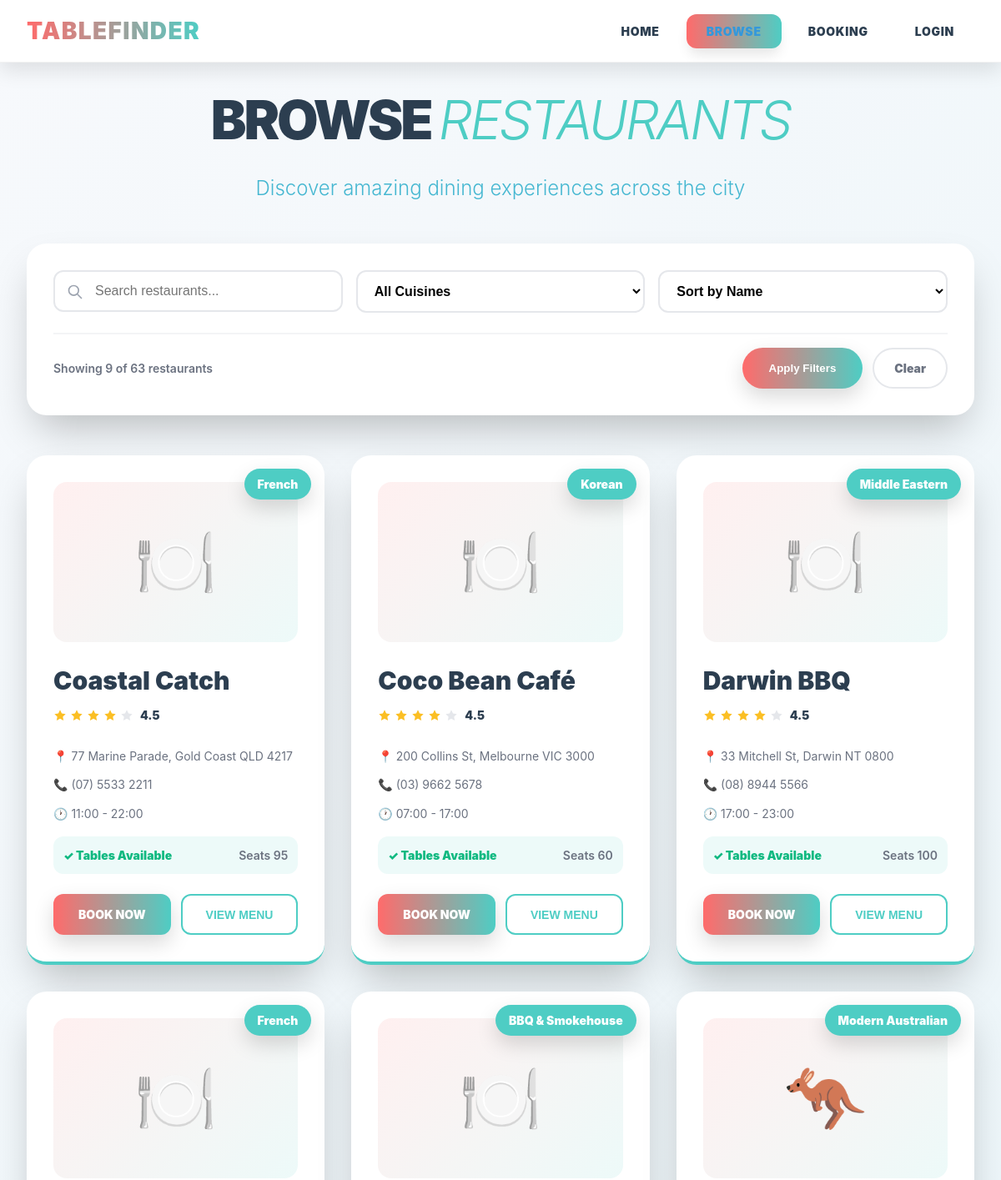
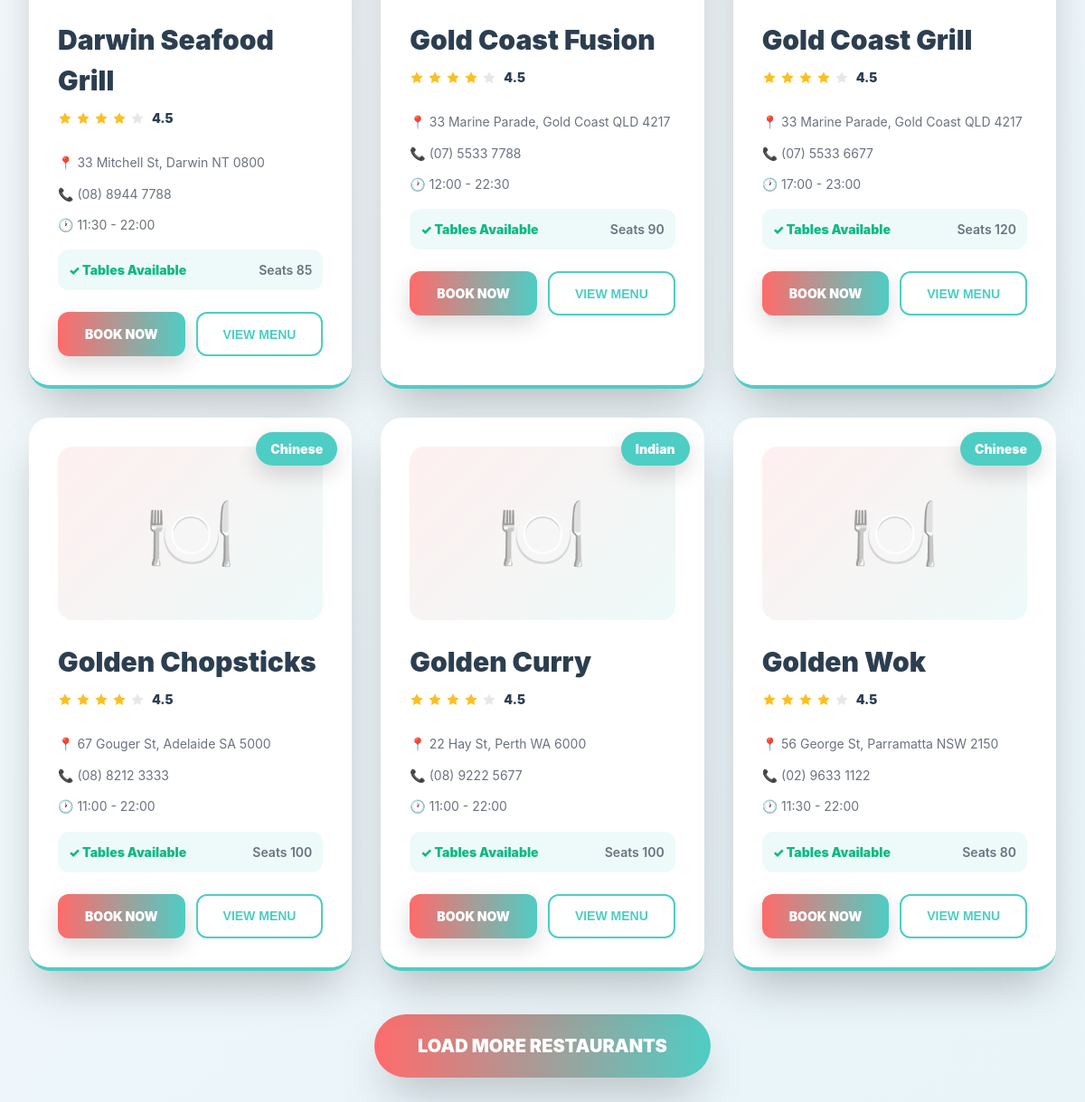
The app's page /browse?search=&category=&sort=name&page=2 with its own data (2 pictures, top to bottom).
### tables this page shows
CREATE TABLE Restaurant (Restaurant_Id INTEGER NOT NULL PRIMARY KEY,Restaurant_Name TEXT NOT NULL, Address TEXT NOT NULL,Phone_Number INTEGER NOT NULL,email TEXT NOT NULL,Website TEXT NOT NULL,Capacity INTEGER NOT NULL,Opening_Time TIME NOT NULL,Closing_Time TIME NOT NULL,Category_Id INTEGER NOT NULL,     FOREIGN KEY (Category_Id) REFERENCES Restaurant_Category(Category_Id));

CREATE TABLE Restaurant_Category (Category_Id INTEGER PRIMARY KEY,Category_Name TEXT NOT NULL,Category_Description TEXT);

### main.py (the view)
@app.route('/browse')
def browse():
    search = request.args.get('search', '')
    category = request.args.get('category', '')
    sort = request.args.get('sort', 'name')
    page = int(request.args.get('page', 1))
    per_page = 9
    all_restaurants = get_restaurants()
    filtered = []
    for restaurant in all_restaurants:
        matches = True
        if search and search.lower() not in restaurant['Restaurant_Name'].lower():
            matches = False
        if category and restaurant['Category_Name'] != category:
            matches = False
        if matches:
            filtered.append(restaurant)
    if sort == 'name':
        filtered.sort(key=lambda x: x['Restaurant_Name'])
    elif sort == 'capacity-high':
        filtered.sort(key=lambda x: x['Capacity'], reverse=True)
    elif sort == 'capacity-low':
        filtered.sort(key=lambda x: x['Capacity'])
    total = len(filtered)
    start = (page - 1) * per_page
    end = start + per_page
    restaurants = filtered[start:end]
    has_more = end < total
    categories = get_categories()
    return render_template('browse.html',
            restaurants=restaurants,
            categories=categories,
            search=search,
            category=category,
            sort=sort,
            page=page,
            has_more=has_more,
            total=total)

### database_manager.py (called while the page is built)
def get_db_connection():
    conn = sqlite3.connect(DATABASE)
    conn.row_factory = sqlite3.Row
    return conn

def get_restaurants():
    conn = get_db_connection()
    restaurants = conn.execute('''
        SELECT
            r.Restaurant_Id,
            r.Restaurant_Name,
            r.Address,
            r.Phone_Number,
            r.Email,
            r.Website,
            r.Capacity,
            r.Opening_Time,
            r.Closing_Time,
            rc.Category_Name
        FROM restaurant r
        LEFT JOIN restaurant_category rc ON r.Category_Id = rc.Category_Id
        ORDER BY r.Restaurant_Name
    ''').fetchall()
    conn.close()
    return restaurants

def get_categories():
    conn = get_db_connection()
    categories = conn.execute('''
        SELECT Category_Id, Category_Name, Category_Description
        FROM restaurant_category
        ORDER BY Category_Name
    ''').fetchall()
    conn.close()
    return categories

### templates/browse.html (shortened to what this page needs)
{% extends 'layout.html' %}
{% block content %}
<div class="page-header">
    <h1>
        BROWSE <span class="accent">RESTAURANTS</span>
    </h1>
    <p>Discover amazing dining experiences across the city</p>
</div>
<form method="GET" action="{{ url_for('browse') }}" id="filterForm">
<div style="background: white; border-radius: 1.5rem; box-shadow: 0 25px 50px -12px rgba(0, 0, 0, 0.25); padding: 2rem; margin-bottom: 3rem;">
    <div style="display: grid; grid-template-columns: repeat(auto-fit, minmax(200px, 1fr)); gap: 1rem; margin-bottom: 1.5rem;">
        <div style="position: relative;">
            <svg style="position: absolute; left: 1rem; top: 50%; transform: translateY(-50%); color: #9ca3af; width: 1.25rem; height: 1.25rem;" fill="none" stroke="currentColor" viewBox="0 0 24 24">
                <path stroke-linecap="round" stroke-linejoin="round" stroke-width="2" d="m21 21-6-6m2-5a7 7 0 1 1-14 0 7 7 0 0 1 14 0Z"/>
            </svg>
            <input
                type="text"
                name="search"
                placeholder="Search restaurants..."
                value="{{ search }}"
                style="width: 100%; padding: 0.875rem 1rem 0.875rem 3rem; border: 2px solid #e5e7eb; border-radius: 0.75rem; font-size: 1rem; outline: none;"
                onfocus="this.style.borderColor='#4ecdc4'"
                onblur="this.style.borderColor='#e5e7eb'"
            />
        </div>
        <select name="category" style="width: 100%; padding: 0.875rem 1rem; border: 2px solid #e5e7eb; border-radius: 0.75rem; font-size: 1rem; outline: none; background: white; font-weight: 600;">
            <option value="">All Cuisines</option>
        </select>
        <select name="sort" style="width: 100%; padding: 0.875rem 1rem; border: 2px solid #e5e7eb; border-radius: 0.75rem; font-size: 1rem; outline: none; background: white; font-weight: 600;">
            <option value="name" {% if sort == 'name' %}selected{% endif %}>Sort by Name</option>
        </select>
    </div>
    <div style="display: flex; align-items: center; justify-content: space-between; padding-top: 1rem; border-top: 2px solid #f3f4f6;">
        <div style="color: #6b7280; font-weight: 600;">
            Showing {{ restaurants|length }} of {{ total }} restaurants
        </div>
        <div style="display: flex; gap: 0.75rem;">
            <button
                type="submit"
                style="background: linear-gradient(90deg, #ff6b6b 0%, #4ecdc4 100%); color: white; padding: 0.75rem 2rem; border-radius: 9999px; border: none; font-weight: 900; cursor: pointer; transition: all 0.2s ease; box-shadow: 0 10px 25px rgba(0, 0, 0, 0.15);"
                onmouseover="this.style.transform='scale(1.05)'"
                onmouseout="this.style.transform='scale(1)'"
            >
                Apply Filters
            </button>
            <a
                href="{{ url_for('browse') }}"
                style="background: white; color: #6b7280; padding: 0.75rem 1.5rem; border-radius: 9999px; border: 2px solid #e5e7eb; font-weight: 900; cursor: pointer; transition: all 0.2s ease; text-decoration: none; display: inline-block;"
                onmouseover="this.style.borderColor='#ff6b6b'; this.style.color='#ff6b6b'"
                onmouseout="this.style.borderColor='#e5e7eb'; this.style.color='#6b7280'"
            >
                Clear
            </a>
        </div>
    </div>
</div>
</form>
<div class="restaurants-grid">
    {% for restaurant in restaurants %}
    <div class="restaurant-card" style="position: relative; overflow: hidden;">
        <div style="position: absolute; top: 1rem; right: 1rem; background: #4ecdc4; color: white; padding: 0.5rem 1rem; border-radius: 9999px; font-weight: 900; font-size: 0.875rem; box-shadow: 0 10px 25px rgba(0, 0, 0, 0.15); z-index: 10;">
            {% if restaurant.Category_Name %}
                {{ restaurant.Category_Name }}
            {% else %}
                Restaurant
            {% endif %}
        </div>
        <div style="height: 12rem; background: linear-gradient(135deg, rgba(255, 107, 107, 0.1) 0%, rgba(78, 205, 196, 0.1) 100%); border-radius: 1rem; margin-bottom: 1.5rem; display: flex; align-items: center; justify-content: center; font-size: 5rem;">
            {% if restaurant.Category_Name == 'Italian' %}
                🍝
            {% elif restaurant.Category_Name == 'Japanese' %}
                🍱
            {% elif restaurant.Category_Name == 'Modern Australian' %}
                🦘
            {% else %}
                🍽️
            {% endif %}
        </div>
        <div style="display: flex; justify-content: space-between; align-items: start; margin-bottom: 1rem;">
            <div style="flex: 1;">
                <h3 style="margin-bottom: 0.5rem;">{{ restaurant.Restaurant_Name }}</h3>
                <div style="display: flex; align-items: center; gap: 0.25rem; margin-bottom: 0.75rem;">
                    <svg style="width: 1rem; height: 1rem; color: #fbbf24; fill: currentColor;" viewBox="0 0 24 24">
                        <path d="M12 2l3.09 6.26L22 9.27l-5 4.87 1.18 6.88L12 17.77l-6.18 3.25L7 14.14 2 9.27l6.91-1.01L12 2z"/>
                    </svg>
                    <svg style="width: 1rem; height: 1rem; color: #fbbf24; fill: currentColor;" viewBox="0 0 24 24">
                        <path d="M12 2l3.09 6.26L22 9.27l-5 4.87 1.18 6.88L12 17.77l-6.18 3.25L7 14.14 2 9.27l6.91-1.01L12 2z"/>
                    </svg>
                    <svg style="width: 1rem; height: 1rem; color: #fbbf24; fill: currentColor;" viewBox="0 0 24 24">
                        <path d="M12 2l3.09 6.26L22 9.27l-5 4.87 1.18 6.88L12 17.77l-6.18 3.25L7 14.14 2 9.27l6.91-1.01L12 2z"/>
                    </svg>
                    <svg style="width: 1rem; height: 1rem; color: #fbbf24; fill: currentColor;" viewBox="0 0 24 24">
                        <path d="M12 2l3.09 6.26L22 9.27l-5 4.87 1.18 6.88L12 17.77l-6.18 3.25L7 14.14 2 9.27l6.91-1.01L12 2z"/>
                    </svg>
                    <svg style="width: 1rem; height: 1rem; color: #e5e7eb; fill: currentColor;" viewBox="0 0 24 24">
                        <path d="M12 2l3.09 6.26L22 9.27l-5 4.87 1.18 6.88L12 17.77l-6.18 3.25L7 14.14 2 9.27l6.91-1.01L12 2z"/>
                    </svg>
                    <span style="font-weight: 900; color: #2c3e50; margin-left: 0.25rem; font-size: 0.875rem;">4.5</span>
                </div>
            </div>
        </div>
        <p style="margin-bottom: 0.75rem; color: #6b7280; font-size: 0.875rem;">
            <strong style="color: #2c3e50;">📍</strong> {{ restaurant.Address }}
        </p>
        <p style="margin-bottom: 0.75rem; color: #6b7280; font-size: 0.875rem;">
            <strong style="color: #2c3e50;">📞</strong> {{ restaurant.Phone_Number }}
        </p>
        <p style="margin-bottom: 1rem; color: #6b7280; font-size: 0.875rem;">
            <strong style="color: #2c3e50;">🕐</strong> {{ restaurant.Opening_Time }} - {{ restaurant.Closing_Time }}
        </p>
        <div style="display: flex; justify-content: space-between; align-items: center; margin-bottom: 1.5rem; padding: 0.75rem; background: rgba(78, 205, 196, 0.1); border-radius: 0.75rem;">
            <span style="color: #10b981; font-weight: 900; font-size: 0.875rem;">✓ Tables Available</span>
            <span style="color: #6b7280; font-weight: 600; font-size: 0.875rem;">Seats {{ restaurant.Capacity }}</span>
        </div>
        <div style="display: grid; grid-template-columns: 1fr 1fr; gap: 0.75rem;">
            <a
                href="{{ url_for('booking') }}"
                style="background: linear-gradient(90deg, #ff6b6b 0%, #4ecdc4 100%); color: white; padding: 0.875rem; border-radius: 0.75rem; text-align: center; text-decoration: none; font-weight: 900; font-size: 0.875rem; transition: all 0.2s ease; box-shadow: 0 10px 25px rgba(0, 0, 0, 0.15);"
                onmouseover="this.style.transform='scale(1.05)'"
                onmouseout="this.style.transform='scale(1)'"
            >
                BOOK NOW
            </a>
            <button
                style="background: white; color: #4ecdc4; border: 2px solid #4ecdc4; padding: 0.875rem; border-radius: 0.75rem; font-weight: 900; font-size: 0.875rem; cursor: pointer; transition: all 0.2s ease;"
                onmouseover="this.style.background='#4ecdc4'; this.style.color='white'"
                onmouseout="this.style.background='white'; this.style.color='#4ecdc4'"
            >
                VIEW MENU
            </button>
        </div>
    </div>
    {% endfor %}
</div>
{% if has_more %}
<div style="text-align: center; padding: 3rem 0;">
    <a
        href="{{ url_for('browse', search=search, category=category, sort=sort, page=page+1) }}"
        style="display: inline-block; background: linear-gradient(90deg, #ff6b6b 0%, #4ecdc4 100%); color: white; padding: 1.25rem 3rem; border-radius: 9999px; border: none; font-size: 1.25rem; font-weight: 900; cursor: pointer; transition: all 0.2s ease; box-shadow: 0 25px 50px -12px rgba(0, 0, 0, 0.25); text-decoration: none;"
        onmouseover="this.style.transform='scale(1.05)'"
        onmouseout="this.style.transform='scale(1)'"
    >
        LOAD MORE RESTAURANTS
    </a>
</div>
{% endif %}
{% endblock %}

### static/css/style.css (style rules this page uses)
* { margin: 0; padding: 0; box-sizing: border-box; }
body { font-family: -apple-system, BlinkMacSystemFont, "Segoe UI", "Roboto", sans-serif; font-size: 14px; line-height: 1.5; background: linear-gradient(135deg, #f7f9fc 0%, #e8f4f8 100%); min-height: 100vh; }
.page-header { text-align: center; margin-bottom: 3rem; }
.page-header h1 { font-size: 4rem; font-weight: 900; color: #2c3e50; margin-bottom: 1rem; letter-spacing: -0.05em; }
.page-header .accent { color: #4ecdc4; font-style: italic; font-weight: 300; }
.page-header p { font-size: 1.5rem; color: #45b7d1; font-weight: 300; }
.restaurants-grid { display: grid; grid-template-columns: repeat(auto-fill, minmax(350px, 1fr)); gap: 2rem; margin-top: 2rem; }
.restaurant-card { background: white; border-radius: 1.5rem; padding: 2rem; box-shadow: 0 25px 50px -12px rgba(0, 0, 0, 0.25); border-bottom: 4px solid #4ecdc4; transition: all 0.3s ease; cursor: pointer; }
.restaurant-card h3 { color: #2c3e50; margin-bottom: 1rem; font-size: 1.875rem; font-weight: 900; }
.restaurant-card p { margin-bottom: 0.75rem; color: #666; line-height: 1.6; }

### records on screen
Restaurant: Category_Name "French", Restaurant_Name "Coastal Catch", Address "77 Marine Parade, Gold Coast QLD 4217", Phone_Number "(07) 5533 2211", Opening_Time "11:00", Closing_Time "22:00", Capacity "95"
Restaurant: Category_Name "Korean", Restaurant_Name "Coco Bean Café", Address "200 Collins St, Melbourne VIC 3000", Phone_Number "(03) 9662 5678", Opening_Time "07:00", Closing_Time "17:00", Capacity "60"
Restaurant: Category_Name "Middle Eastern", Restaurant_Name "Darwin BBQ", Address "33 Mitchell St, Darwin NT 0800", Phone_Number "(08) 8944 5566", Opening_Time "17:00", Closing_Time "23:00", Capacity "100"
Restaurant: Category_Name "French", Restaurant_Name "Darwin Seafood Grill", Address "33 Mitchell St, Darwin NT 0800", Phone_Number "(08) 8944 7788", Opening_Time "11:30", Closing_Time "22:00", Capacity "85"
Restaurant: Category_Name "BBQ & Smokehouse", Restaurant_Name "Gold Coast Fusion", Address "33 Marine Parade, Gold Coast QLD 4217", Phone_Number "(07) 5533 7788", Opening_Time "12:00", Closing_Time "22:30", Capacity "90"
Restaurant: Category_Name "Modern Australian", Restaurant_Name "Gold Coast Grill", Address "33 Marine Parade, Gold Coast QLD 4217", Phone_Number "(07) 5533 6677", Opening_Time "17:00", Closing_Time "23:00", Capacity "120"
Restaurant: Category_Name "Chinese", Restaurant_Name "Golden Chopsticks", Address "67 Gouger St, Adelaide SA 5000", Phone_Number "(08) 8212 3333", Opening_Time "11:00", Closing_Time "22:00", Capacity "100"
Restaurant: Category_Name "Indian", Restaurant_Name "Golden Curry", Address "22 Hay St, Perth WA 6000", Phone_Number "(08) 9222 5677", Opening_Time "11:00", Closing_Time "22:00", Capacity "100"
Restaurant: Category_Name "Chinese", Restaurant_Name "Golden Wok", Address "56 George St, Parramatta NSW 2150", Phone_Number "(02) 9633 1122", Opening_Time "11:30", Closing_Time "22:00", Capacity "80"

### other values on screen
{{ restaurants|length }} "9"
{{ total }} "63"
